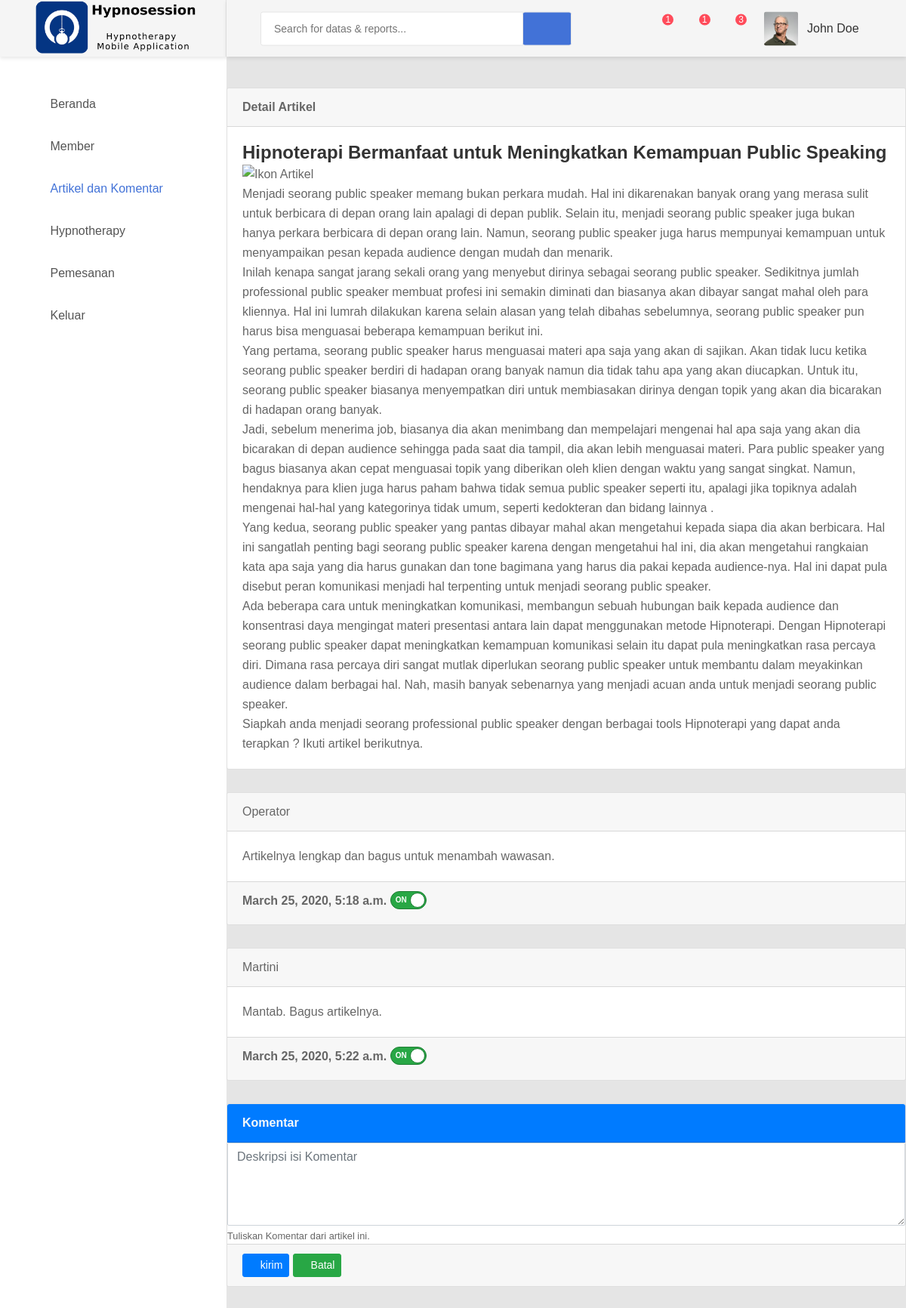
/artikel/detail/2, run on the app's committed database.
### artikel/models.py (models this page shows, shortened)
class Artikel(models.Model):
    ikon_src = models.TextField(null=True)
    judul = models.CharField(max_length=100)
    penulis = models.CharField(max_length=100, null=True)
    konten = models.TextField(null=True)
    aktif = models.BooleanField(default=True)
    publikasi = models.DateTimeField(auto_now_add=True)
    update = models.DateTimeField(auto_now=True)
    class Meta:
        db_table = 'artikel'

class Komentar(models.Model):
    artikel = models.ForeignKey(
        Artikel, related_name='komentar', on_delete=models.CASCADE)
    member = models.ForeignKey(
        Akun, related_name='komentar', on_delete=models.CASCADE, )
    konten = models.TextField(null=True)
    publikasi = models.DateTimeField(auto_now_add=True)
    update = models.DateTimeField(auto_now=True)
    aktif = models.BooleanField(default=True)
    class Meta:
        db_table = 'komentar'

### akun/models.py (models this page shows, shortened)
class Akun(models.Model):
    nama = models.CharField(max_length=30)
    jenis_kelamin = models.BooleanField(null=True)
    kota_domisili = models.CharField(max_length=30, null=True)
    alamat = models.CharField(max_length=100, null=True)
    tanggal_lahir = models.DateField(null=True)
    tempat_lahir = models.CharField(max_length=30, null=True)
    foto_src = models.TextField(null=True,)
    no_telepon = models.CharField(max_length=16, null=True)
    email = models.EmailField()
    password = models.CharField(max_length=100)
    aktif = models.BooleanField(default=True)
    registrasi = models.DateTimeField(auto_now_add=True)
    aktivasi = models.DateTimeField(auto_now_add=True)
    update = models.DateTimeField(auto_now=True)
    class DaftarStatus(models.TextChoices):
        ADMIN = text('admin')
        STAF = text('staf')
        MEMBER = text('member')
    class Meta:
        db_table = 'akun'
    status = models.CharField(max_length=6,
                              choices=DaftarStatus.choices, default=DaftarStatus.MEMBER)

### artikel/views.py (the view)
# urls.py: path('detail/<int:id>', views.detail, name='detail'),
def detail(request, id):
    artikel = Artikel.objects.get(id=id)
    akun = Akun.objects.filter(status='staf').first()
    komen = Komentar.objects.filter(artikel=artikel)
    if request.method == 'POST':
        km = Komentar()
        km.member = akun
        km.artikel = artikel
        form = KomentarForm(request.POST or None, instance=km)
        if form.is_valid():
            form.save()
            path = '/artikel/detail/' + str(id)
            return redirect(path)
    else:
        form = KomentarForm()
    context = {
        'view': 'artikel',
        'title': 'Artikel dan Komentar -> Detail Data',
        'artikel': artikel,
        'komentar': komen,
        'form': form,
    }
    return render(request, 'artikel/detail.html', context)

### artikel/forms.py
class KomentarForm(forms.ModelForm):
    konten = forms.CharField(widget=forms.Textarea)
    konten.widget.attrs.update({
        'class': 'form-control',
        'placeholder': 'Deskripsi isi Komentar',
        'rows': 4
    })
    class Meta:
        model = Komentar
        fields = ['konten']

### artikel/templates/artikel/detail.html (shortened to what this page needs)
{% extends "base.html" %}
{% block content %}
{% load static %}
<div class="card">
    <div class="card-header">
        <strong>Detail Artikel</strong>
    </div>
    <div class="card-body card-block">
        <h3>{{ artikel.judul }}</h3>
        <div id="ikon-div" class="image">
            <img id="img-ikon" style="width: 150px; height: 150px;" src="{{ artikel.ikon_src }}" alt="Ikon Artikel">
        </div>
        <div id="artikel_konten">
            {% autoescape off%}
            {{ artikel.konten }}
            {% endautoescape %}
        </div>
    </div>
</div>
{% for kom in komentar %}
<div class="card">
    <div class="card-header bg-primary>
        <strong class=" card-title text-light">{{kom.member.nama}}</strong>
    </div>
    <div class="card-body">
        <p class="card-text">
            {% autoescape off%}
            {{kom.konten}}
            {% endautoescape %}
        </p>
    </div>
    <div class="card-footer">
        <strong class="card-title mb-3">{{kom.publikasi}}</strong>
        <label class="switch switch-text switch-success switch-pill">
            <span data-on="On" data-off="Off" class="switch-label "></span>
            <span class="switch-handle"></span>
        </label>
    </div>
</div>
{% endfor %}
<div class="card">
    <form name="main_form" method="POST" action="">
        <div class="card-header bg-primary">
            <strong class=" card-title text-light">Komentar</strong>
        </div>
        {{ form.konten }}
        <small class="help-block form-text">Tuliskan Komentar dari artikel ini.</small>
        <div class="card-footer">
            <button type="submit" class="btn btn-primary btn-sm">
                <i class="fa fa-dot-circle-o"></i> kirim
            </button>
            <a class="btn btn-success btn-sm" href="/artikel" role="button">
                <i class="fa fa-ban"></i> Batal
            </a>
        </div>
    </form>
</div>
{% endblock %}

### data on the page
Artikel: judul "Hipnoterapi Bermanfaat untuk Meningkatkan Kemampuan Public Speaking", konten "Menjadi seorang public speaker memang bukan perkara mudah. Hal ini dikarenakan banyak orang yang merasa sulit untuk berbicara di depan orang lain apalagi di depan publik. Selain itu, menjadi seorang public speaker juga bukan hanya perkara berbicara di depan orang lain. Namun, seorang public speaker juga harus mempunyai kemampuan untuk menyampaikan pesan kepada audience dengan mudah dan menarik. Inilah kenapa sangat jarang sekali orang yang menyebut dirinya sebagai seorang public speaker. Sedikitnya jumlah professional public speaker membuat profesi ini semakin diminati dan biasanya akan dibayar sangat mahal oleh para kliennya. Hal ini lumrah dilakukan karena selain alasan yang telah dibahas…"
Komentar: member.nama "Operator", konten "Artikelnya lengkap dan bagus untuk menambah wawasan.", publikasi "March 25, 2020, 5:18 a.m."
Komentar: member.nama "Martini", konten "Mantab. Bagus artikelnya.", publikasi "March 25, 2020, 5:22 a.m."
